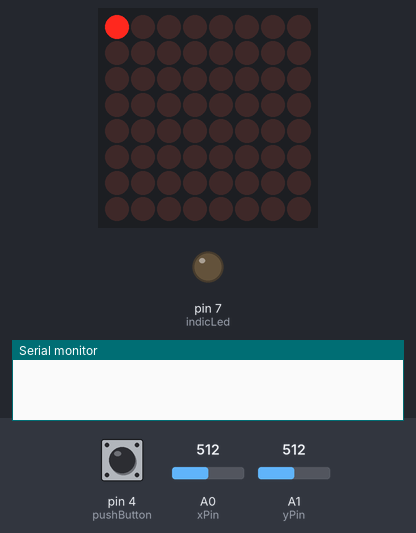
Simulated run of this sketch. Board: Arduino Uno, built with avr-gcc and run on an emulated ATmega328P. Parts: 8×8 LED matrix, output pins drawn as LEDs (lit = HIGH), the last lines printed to the serial monitor. The inputs (shaded band) are chosen by the test bench; at power-on: A1 (yPin) = 512, pin 4 (pushButton) HIGH, A0 (xPin) = 512.

Above: at 1.2 s.
1.3 s: A1 (yPin) set to 788
2.8 s: A1 (yPin) set to 818
At 2.86 s:
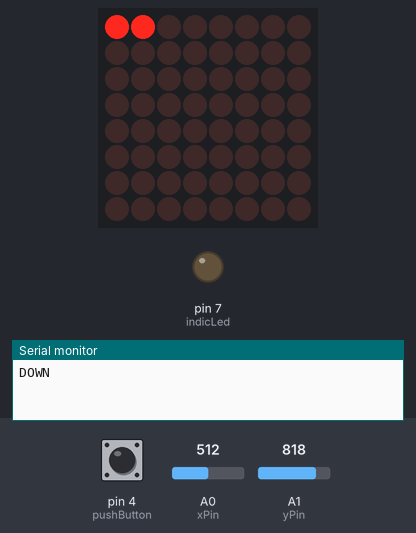
At 3.8 s:
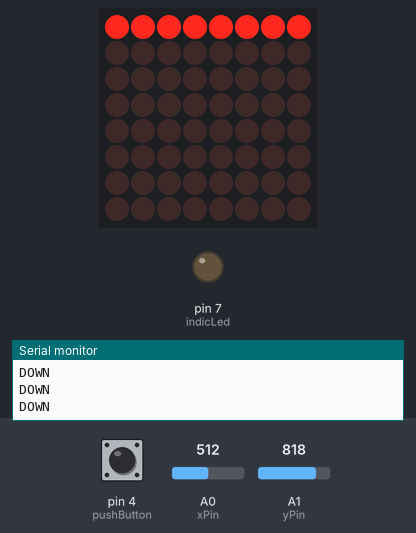
4.7 s: pin 4 (pushButton) pulled LOW for 0.15 s
At 4.82 s:
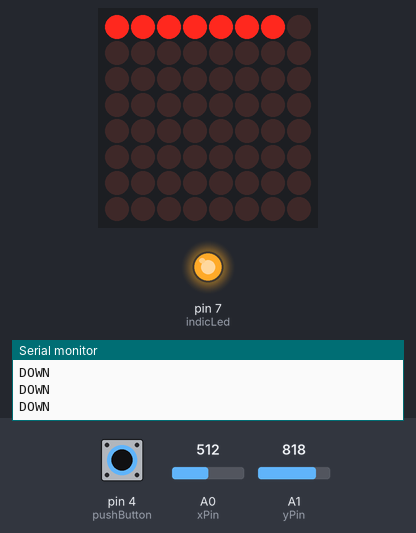
6.4 s: A0 (xPin) set to 794
7.9 s: A0 (xPin) set to 818
9.8 s: pin 4 (pushButton) pulled LOW for 3.2 s
At 13.9 s:
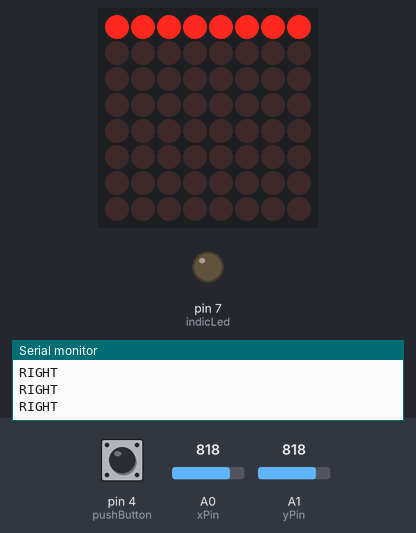
Timing chart, 0 to 15.4 s (numbered marks = the images above; inputs shaded):
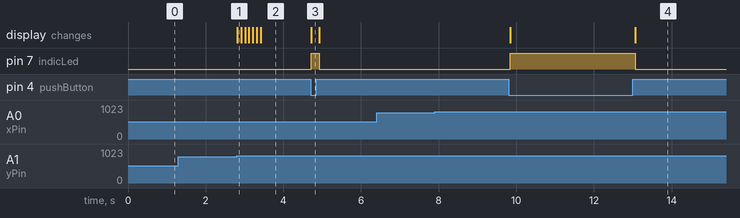

Measured:
- the behaviour switches between 800 and 801 on A1 (yPin) (found by bisection; images 0 and 1)
- after the input at 1.3 s, every drawn part: stays the same
- after the input at 2.8 s, the display: changes at once (image 1)
- after the input at 4.7 s, pin 7 (indicLed): LOW → HIGH at once, → LOW 0.20 s later; the display: changes at once (image 3)
- after the input at 9.8 s, pin 7 (indicLed): LOW → HIGH at once, → LOW 3.2 s later; the display: first changes at once (image 4 shows a later state)

The sketch:

with_button_eraser.ino
```cpp
//This program assumes that the TOP of the MAX module is the side with connecting wires,
//and the FIRST column is on the RIGHT most side.

//Also, LEFT on the Joystick is towards the wire connections

#include "LedControl.h"

/*
NOTE: HAD TO CHANGE PINS -->
  PIN 11 --> DIN
  PIN 10 --> CLK
  PIN 9 --> CS
 */

// Pins for the MAX module
const int DIN = 11;
const int CLK = 10;
const int CS = 9;

//Pins for Joystick
const int switchPin = 2;
const int xPin = 0;
const int yPin = 1;

//Pins for Button, LED
const int pushButton = 4;
const int indicLed = 7;

LedControl lc = LedControl(DIN, CLK, CS, 1); //The 1 indicates how many MAX modules are connected

int delayTime = 500; //Time between blinking of LED
int rowDisp = 0;
int colDisp = 0;

void setup() {
  lc.shutdown(0, false); //Wake up display
  lc.setIntensity(0, 8); //Set brightness
  lc.clearDisplay(0); //Clear the display

  lc.setLed(0, 0, 0, true);

  Serial.begin(9600);

  pinMode(switchPin, INPUT);
  digitalWrite(switchPin, HIGH);

  pinMode(pushButton,INPUT_PULLUP);
  pinMode(indicLed, OUTPUT);
  digitalWrite(indicLed, LOW);
}

void loop() {

  int dir = transDir();

  switch (dir) {
    case 1: rowDisp--;
      break;
    case 2: colDisp--;
      break;
    case 3: rowDisp++;
      break;
    case 4: colDisp++;
      break;
  }

  if (rowDisp < 0) {
    rowDisp = 0;
  } else if (rowDisp > 7) {
    rowDisp = 7;
  }

  if (colDisp < 0) {
    colDisp = 0;
  } else if (colDisp > 7) {
    colDisp = 7;
  }

  //ledLight(colDisp, rowDisp);

  bool eraser = buttonPressed();

  if (eraser == true) { // If the switch is pressed, the current light will go off
    ledOff(colDisp, rowDisp);
  } else ledLight(colDisp, rowDisp); // if the switch isnt pressed, the current light will illuminate


  delay(100);

}

void ledLight(int col, int row) { // turns LED on
  lc.setLed(0, col, row, true);
}

void ledOff(int col, int row) { // turns LED off
  lc.setLed(0, col, row, false);
}

bool buttonPressed() {
  if(digitalRead(pushButton) == LOW) {
    digitalWrite(indicLed, HIGH);
    return true;
  } else {
    digitalWrite(indicLed, LOW);
    return false;
  }

}

int transDir() { // translates analog movement of joystick into 4 directions
  int xVal = analogRead(xPin);
  int yVal = analogRead(yPin);

  //printVals(xVal, yVal);

  if (yVal < 100) { // When joystick is UP, return 1
    Serial.println("UP");
    return 1;
  }

  if (xVal > 800) { // When joystick is RIGHT, return 2
    Serial.println("RIGHT");
    return 2;
  }

  if (yVal > 800) { // When joystick is DOWN, return 3
    Serial.println("DOWN");
    return 3;
  }

  if (xVal < 100) { // When joystick is LEFT, return 4
    Serial.println("LEFT");
    return 4;
  }

}

void printVals(int xVal, int yVal) {
  Serial.print("X-axis: ");
  Serial.print(xVal);
  Serial.print("\n");

  Serial.print("Y-axis: ");
  Serial.print(yVal);
  Serial.print("\n");

  Serial.println("____");

  delay(500);
}
```
